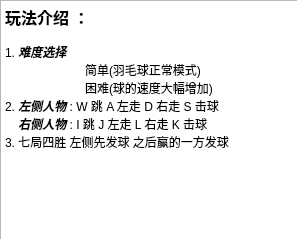
<?xml version="1.0" encoding="UTF-8"?>
<ui version="4.0">
 <class>Instruction</class>
 <widget class="QWidget" name="Instruction">
  <property name="geometry">
   <rect>
    <x>0</x>
    <y>0</y>
    <width>297</width>
    <height>239</height>
   </rect>
  </property>
  <property name="windowTitle">
   <string>Form</string>
  </property>
  <widget class="QTextEdit" name="textEdit">
   <property name="geometry">
    <rect>
     <x>0</x>
     <y>0</y>
     <width>301</width>
     <height>241</height>
    </rect>
   </property>
   <property name="styleSheet">
    <string notr="true">background-image: url(:/imgs/images/Blue_backround.jpg);</string>
   </property>
   <property name="html">
    <string>&lt;!DOCTYPE HTML PUBLIC &quot;-//W3C//DTD HTML 4.0//EN&quot; &quot;http://www.w3.org/TR/REC-html40/strict.dtd&quot;&gt;
&lt;html&gt;&lt;head&gt;&lt;meta name=&quot;qrichtext&quot; content=&quot;1&quot; /&gt;&lt;meta charset=&quot;utf-8&quot; /&gt;&lt;style type=&quot;text/css&quot;&gt;
p, li { white-space: pre-wrap; }
hr { height: 1px; border-width: 0; }
li.unchecked::marker { content: &quot;\2610&quot;; }
li.checked::marker { content: &quot;\2612&quot;; }
&lt;/style&gt;&lt;/head&gt;&lt;body style=&quot; font-family:'Microsoft YaHei UI'; font-size:9pt; font-weight:400; font-style:normal;&quot;&gt;
&lt;p style=&quot; margin-top:0px; margin-bottom:0px; margin-left:0px; margin-right:0px; -qt-block-indent:0; text-indent:0px;&quot;&gt;&lt;span style=&quot; font-size:12pt; font-weight:700;&quot;&gt;玩法介绍 ：&lt;/span&gt;&lt;/p&gt;
&lt;p style=&quot;-qt-paragraph-type:empty; margin-top:0px; margin-bottom:0px; margin-left:0px; margin-right:0px; -qt-block-indent:0; text-indent:0px; font-weight:700;&quot;&gt;&lt;br /&gt;&lt;/p&gt;
&lt;p style=&quot; margin-top:0px; margin-bottom:0px; margin-left:0px; margin-right:0px; -qt-block-indent:0; text-indent:0px;&quot;&gt;1. &lt;span style=&quot; font-weight:700; font-style:italic;&quot;&gt;难度选择&lt;/span&gt;&lt;/p&gt;
&lt;p style=&quot; margin-top:0px; margin-bottom:0px; margin-left:0px; margin-right:0px; -qt-block-indent:0; text-indent:0px;&quot;&gt;	简单(羽毛球正常模式)&lt;/p&gt;
&lt;p style=&quot; margin-top:0px; margin-bottom:0px; margin-left:0px; margin-right:0px; -qt-block-indent:0; text-indent:0px;&quot;&gt;	困难(球的速度大幅增加)&lt;/p&gt;
&lt;p style=&quot; margin-top:0px; margin-bottom:0px; margin-left:0px; margin-right:0px; -qt-block-indent:0; text-indent:0px;&quot;&gt;2. &lt;span style=&quot; font-weight:700; font-style:italic;&quot;&gt;左侧人物&lt;/span&gt; : W 跳 A 左走 D 右走 S 击球&lt;/p&gt;
&lt;p style=&quot; margin-top:0px; margin-bottom:0px; margin-left:0px; margin-right:0px; -qt-block-indent:0; text-indent:0px;&quot;&gt;    &lt;span style=&quot; font-weight:700; font-style:italic;&quot;&gt;右侧人物&lt;/span&gt; : I 跳 J 左走 L 右走 K 击球&lt;/p&gt;
&lt;p style=&quot; margin-top:0px; margin-bottom:0px; margin-left:0px; margin-right:0px; -qt-block-indent:0; text-indent:0px;&quot;&gt;3. 七局四胜 左侧先发球 之后赢的一方发球&lt;/p&gt;&lt;/body&gt;&lt;/html&gt;</string>
   </property>
  </widget>
 </widget>
 <resources/>
 <connections/>
</ui>
